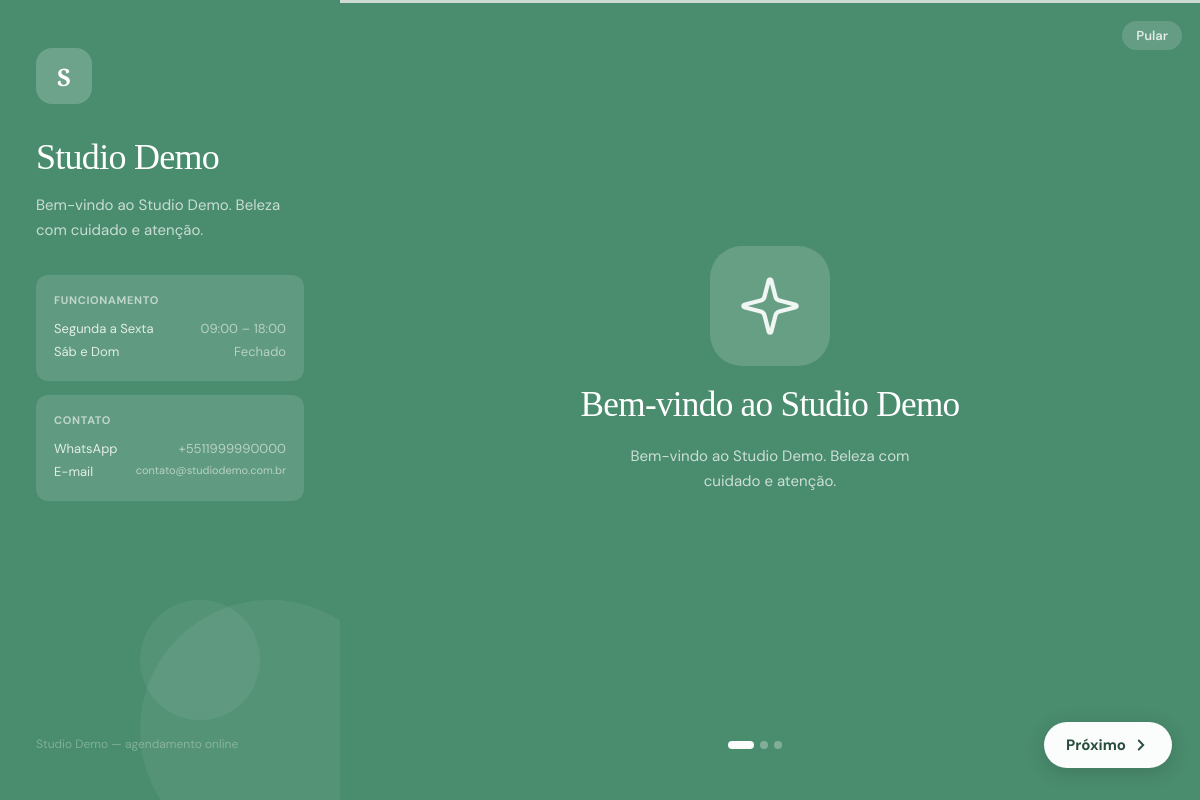
/htdocs/salao/cliente.php?salao=studio-demo, run on the app's committed database.
### tables this page shows
CREATE TABLE IF NOT EXISTS saloes (
    id                   INT UNSIGNED AUTO_INCREMENT PRIMARY KEY,
    slug                 VARCHAR(100) NOT NULL UNIQUE,
    nome_salao           VARCHAR(200) NOT NULL,

    cor_primaria         VARCHAR(7)   NOT NULL DEFAULT '#4a8c6e',
    cor_secundaria       VARCHAR(7)   NOT NULL DEFAULT '#e8f5ee',
    cor_texto            VARCHAR(7)   NOT NULL DEFAULT '#1a2e25',
    fonte_titulo         VARCHAR(100) NOT NULL DEFAULT 'Cormorant Garamond',
    fonte_corpo          VARCHAR(100) NOT NULL DEFAULT 'DM Sans',
    logo_url             VARCHAR(500) DEFAULT NULL,
    banner_url           VARCHAR(500) DEFAULT NULL,

    descricao            TEXT         DEFAULT NULL,
    whatsapp             VARCHAR(20)  DEFAULT NULL,
    email_contato        VARCHAR(200) DEFAULT NULL,
    email_notificacao    VARCHAR(200) DEFAULT NULL,
    endereco             VARCHAR(300) DEFAULT NULL,

    horario_abertura     TIME         NOT NULL DEFAULT '09:00:00',
    horario_fechamento   TIME         NOT NULL DEFAULT '18:00:00',
    dias_funcionamento   VARCHAR(20)  NOT NULL DEFAULT '1,2,3,4,5',
    intervalo_minutos    TINYINT      NOT NULL DEFAULT 60,

    senha_painel         VARCHAR(255) NOT NULL,
    modo_dev             TINYINT(1)   NOT NULL DEFAULT 1,
    show_onboarding      TINYINT(1)   NOT NULL DEFAULT 1,

    ob_titulo1           VARCHAR(200) DEFAULT NULL,
    ob_texto1            VARCHAR(300) DEFAULT NULL,
    ob_titulo2           VARCHAR(200) DEFAULT NULL,
    ob_texto2            VARCHAR(300) DEFAULT NULL,
    ob_titulo3           VARCHAR(200) DEFAULT NULL,
    ob_texto3            VARCHAR(300) DEFAULT NULL,

    home_titulo          VARCHAR(120) DEFAULT NULL,
    home_subtitulo       VARCHAR(200) DEFAULT NULL,

    criado_em            TIMESTAMP    NOT NULL DEFAULT CURRENT_TIMESTAMP,
    atualizado_em        TIMESTAMP    NOT NULL DEFAULT CURRENT_TIMESTAMP ON UPDATE CURRENT_TIMESTAMP
);

### salao_app/seguranca.php (called while the page is built, shortened)
<?php
function sanitizar(string $valor): string {
    return htmlspecialchars($valor, ENT_QUOTES, 'UTF-8');
}

### htdocs/salao/cliente.php (the view, shortened to what this page needs)
<?php
$slug = isset($_GET['salao']) ? limparEntrada($_GET['salao']) : '';
$pdo   = conectar();
$stmt  = $pdo->prepare("SELECT * FROM saloes WHERE slug = ? LIMIT 1");
$stmt->execute([$slug]);
$salao = $stmt->fetch();
$diasNomes  = ['Dom','Seg','Ter','Qua','Qui','Sex','Sáb'];
$diasAtivos = explode(',', $salao['dias_funcionamento']);
$nomeExibido = sanitizar($salao['nome_salao']);
$inicialNome = mb_strtoupper(mb_substr($salao['nome_salao'], 0, 1));
$diasMap = ['1,2,3,4,5'=>'Segunda a Sexta','1,2,3,4,5,6'=>'Segunda a Sábado','0,1,2,3,4,5,6'=>'Todos os dias','2,3,4,5'=>'Terça a Sexta'];
$diasLabel = $diasMap[$salao['dias_funcionamento']] ?? implode(', ', array_map(fn($d)=>$diasNomes[(int)$d], $diasAtivos));
$abHora = date('H:i', strtotime($salao['horario_abertura']));
$feHora = date('H:i', strtotime($salao['horario_fechamento']));
?>
<!DOCTYPE html>
<html lang="pt-BR">
<head>
</head>
<body>
<div class="app-wrap">
<aside class="app-hero">
  <div class="hero-deco"></div>
  <div class="hero-deco2"></div>
  <div class="hero-logo">
    <?php if (!empty($salao['logo_url'])): ?>
      <img src="<?= sanitizar($salao['logo_url']) ?>" alt="Logo">
    <?php else: echo $inicialNome; endif; ?>
  </div>
  <div class="hero-titulo"><?= $nomeExibido ?></div>
  <?php if (!empty($salao['descricao'])): ?>
    <div class="hero-desc"><?= sanitizar($salao['descricao']) ?></div>
  <?php endif; ?>
  <div class="hero-horario">
    <div class="hero-hor-tit">Funcionamento</div>
    <div class="hero-hor-linha"><?= $diasLabel ?> <span><?= $abHora ?> – <?= $feHora ?></span></div>
    <?php if (!in_array(0,$diasAtivos) && !in_array(6,$diasAtivos)): ?>
      <div class="hero-hor-linha">Sáb e Dom <span>Fechado</span></div>
    <?php elseif (!in_array(0,$diasAtivos)): ?>
      <div class="hero-hor-linha">Domingo <span>Fechado</span></div>
    <?php endif; ?>
  </div>
  <?php if (!empty($salao['whatsapp']) || !empty($salao['email_contato'])): ?>
  <div class="hero-horario" style="margin-top:14px">
    <div class="hero-hor-tit">Contato</div>
    <?php if (!empty($salao['whatsapp'])): ?>
    <div class="hero-hor-linha contato"><span class="info-label">WhatsApp</span><span class="info-value">+<?= sanitizar($salao['whatsapp']) ?></span></div>
    <?php endif; ?>
    <?php if (!empty($salao['email_contato'])): ?>
    <div class="hero-hor-linha contato"><span class="info-label">E-mail</span><span class="info-value" style="font-size:11px"><?= sanitizar($salao['email_contato']) ?></span></div>
    <?php endif; ?>
  </div>
  <?php endif; ?>
  <div class="hero-bottom"><?= $nomeExibido ?> &mdash; agendamento online</div>
</aside>
<main class="app-main">
  <div class="steps-wrap">
    <div class="step <?= !empty($salao['show_onboarding']) ? '' : 'hidden' ?>" id="s-ob">
      <button onclick="irPara('s-home')" class="ob-skip-btn">Pular</button>
      <div id="ob-slides">
        <div class="ob-slide ativo">
          <div class="ob-icon">
          </div>
          <h2 class="ob-titulo"><?= !empty($salao['ob_titulo1']) ? sanitizar($salao['ob_titulo1']) : 'Bem-vindo ao '.$nomeExibido ?></h2>
          <p class="ob-texto"><?= !empty($salao['ob_texto1']) ? sanitizar($salao['ob_texto1']) : (!empty($salao['descricao']) ? sanitizar($salao['descricao']) : 'Agende seus serviços de beleza de forma rápida, fácil e sem complicação.') ?></p>
        </div>
      </div>
      <div class="ob-footer">
        <div class="ob-dots" id="ob-dots">
          <div class="ob-dot ativo"></div>
          <div class="ob-dot"></div>
          <div class="ob-dot"></div>
        </div>
        <button id="ob-btn-prox" class="ob-btn-prim" onclick="obProximo()">
        </button>
      </div>
    </div>
  </div>
</main>
</div>
</body>
</html>

### data on the page
saloes: nome_salao "S", nome_salao "Studio Demo", descricao "Bem-vindo ao Studio Demo. Beleza com cuidado e atenção.", dias_funcionamento "Segunda a Sexta", horario_abertura "09:00", horario_fechamento "18:00", whatsapp "5511999990000", email_contato "contato@studiodemo.com.br"
